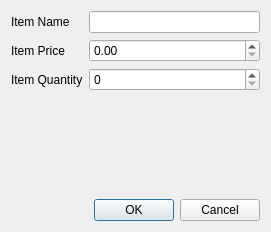
<?xml version="1.0" encoding="UTF-8"?>
<ui version="4.0">
 <class>AddItemDlg</class>
 <widget class="QDialog" name="AddItemDlg">
  <property name="geometry">
   <rect>
    <x>0</x>
    <y>0</y>
    <width>271</width>
    <height>232</height>
   </rect>
  </property>
  <property name="windowTitle">
   <string>Dialog</string>
  </property>
  <layout class="QVBoxLayout" name="verticalLayout">
   <item>
    <layout class="QFormLayout" name="formLayout">
     <item row="0" column="0">
      <widget class="QLabel" name="label">
       <property name="text">
        <string>Item Name</string>
       </property>
      </widget>
     </item>
     <item row="0" column="1">
      <widget class="QLineEdit" name="edtName"/>
     </item>
     <item row="1" column="0">
      <widget class="QLabel" name="label_2">
       <property name="text">
        <string>Item Price</string>
       </property>
      </widget>
     </item>
     <item row="1" column="1">
      <widget class="QDoubleSpinBox" name="spnPrice"/>
     </item>
     <item row="2" column="0">
      <widget class="QLabel" name="label_3">
       <property name="text">
        <string>Item Quantity</string>
       </property>
      </widget>
     </item>
     <item row="2" column="1">
      <widget class="QSpinBox" name="spnQty"/>
     </item>
    </layout>
   </item>
   <item>
    <widget class="QDialogButtonBox" name="buttonBox">
     <property name="orientation">
      <enum>Qt::Horizontal</enum>
     </property>
     <property name="standardButtons">
      <set>QDialogButtonBox::Cancel|QDialogButtonBox::Ok</set>
     </property>
    </widget>
   </item>
  </layout>
 </widget>
 <resources/>
 <connections/>
</ui>
